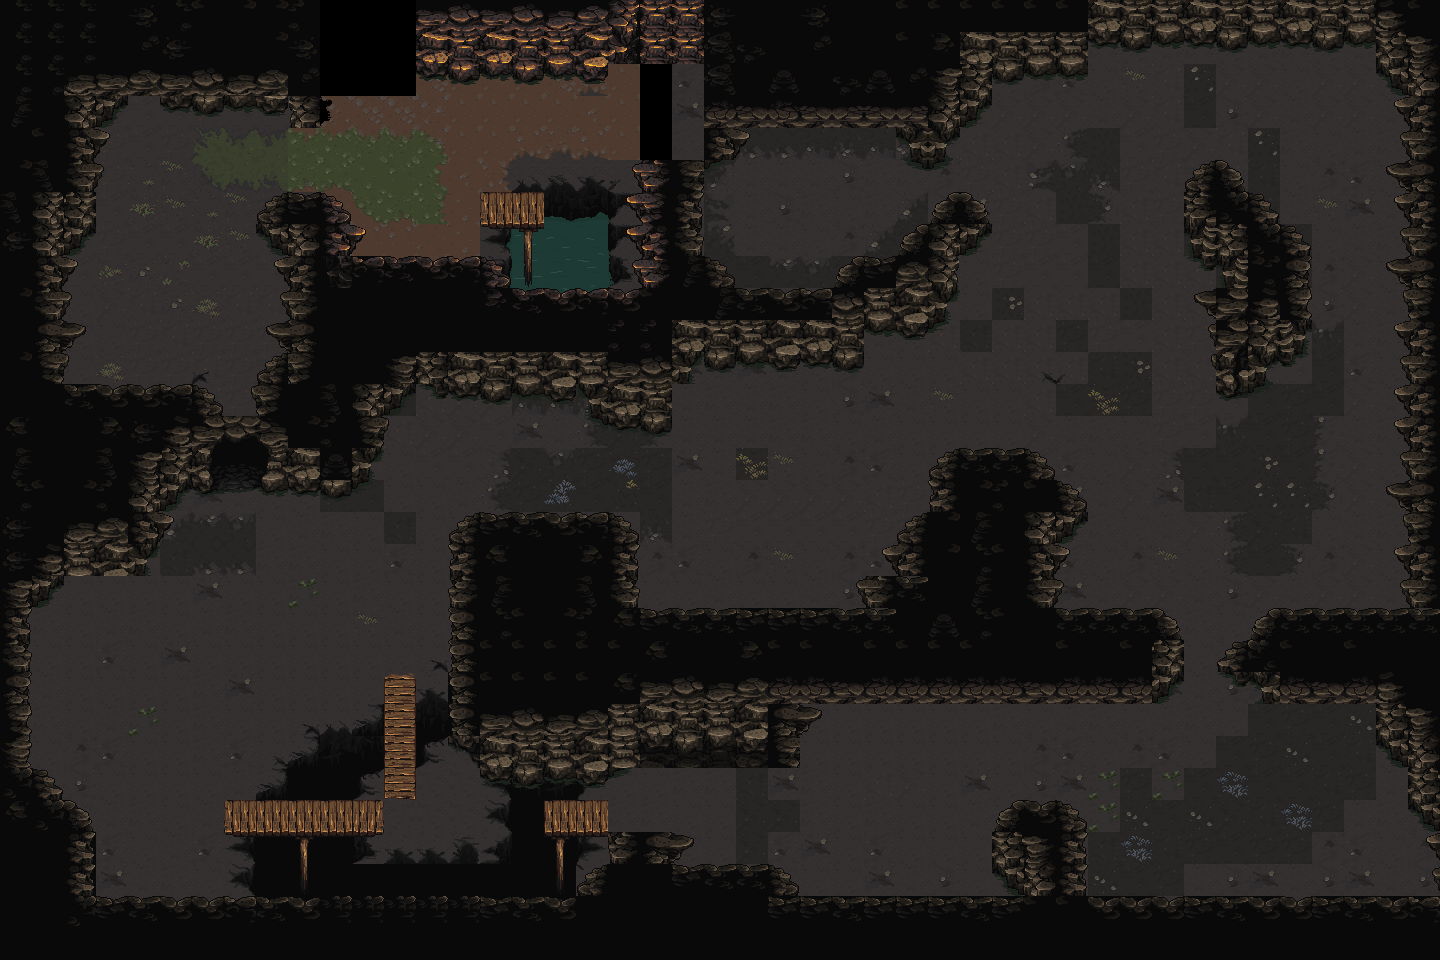

A 2D game scene composited from a Tiled map and its tileset images. What follows is a short description and the map's XML, with each tile layer's data collapsed to a summary:
An orthogonal 45x30 tile map with 32x32 px tiles, 5 tile layers (Floor0, Floor1, Floor2, Wall, ...).

<map version="1.10" tiledversion="1.11.0" orientation="orthogonal" renderorder="right-down" width="45" height="30" tilewidth="32" tileheight="32" infinite="0" nextlayerid="7" nextobjectid="1">
 <tileset firstgid="1" source="tiles.tsx" />
 <group id="6" name="tilemap">
  <layer id="3" name="Floor0" width="45" height="30">
   <data>[1350 cells, 44 non-empty, 8 distinct tile ids]</data>
  </layer>
  <layer id="1" name="Floor1" width="45" height="30">
   <data>[1350 cells, 1348 non-empty, 127 distinct tile ids]</data>
  </layer>
  <layer id="5" name="Floor2" width="45" height="30">
   <data>[1350 cells, 137 non-empty, 74 distinct tile ids]</data>
  </layer>
  <layer id="4" name="Wall" width="45" height="30">
   <data>[1350 cells, 778 non-empty, 205 distinct tile ids]</data>
  </layer>
  <layer id="2" name="Decorations" width="45" height="30">
   <data>[1350 cells, 82 non-empty, 19 distinct tile ids]</data>
  </layer>
 </group>
</map>
